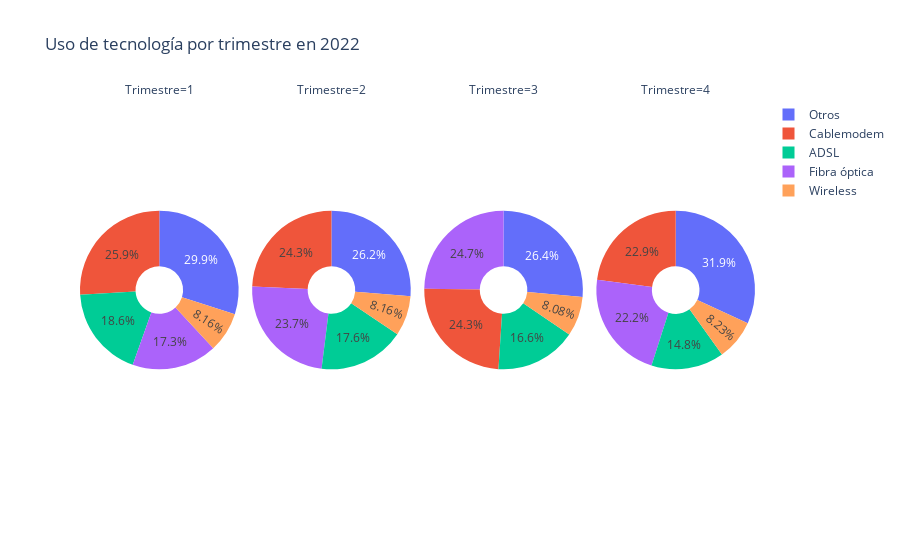

This figure's notebook cell:
### Markdown cell above
# Uso de tecnología por trimestre en 2022

### Code cell
# Filtrar el Dataframe para el año 2022
df_2022 = df5[df5['Año'] == 2022]

# Crear un dataframe de larga forma para el gráfico
df_long = df_2022.melt(id_vars=['Trimestre'], value_vars=['ADSL', 'Cablemodem', 'Fibra óptica', 'Wireless', 'Otros'], var_name='Tecnología', value_name='Uso')

# Cambiar el tipo de datos de la columna 'Trimestre' a numérico
df_long['Trimestre'] = pd.to_numeric(df_long['Trimestre'])

# Ordenar el dataframe por 'Trimestre' en orden descendente
df_long = df_long.sort_values('Trimestre', ascending=True)

# Crear gráficos de pastel separados para cada trimestre
fig = px.pie(df_long, names='Tecnología', values='Uso', title="Uso de tecnología por trimestre en 2022", facet_col="Trimestre", hole=0.3)

# Mostrar el gráfico
fig.show()

### Figure 1 — Plotly figure (JSON) as saved in the notebook; plotly's stock layout.template omitted (floating-point values rounded to 4 significant figures)
{"data": [{"domain": {"x": [0, 0.235], "y": [0, 1]}, "hole": 0.3, "hovertemplate": "Trimestre=1<br>Tecnología=%{label}<br>Uso=%{value}<extra></extra>", "labels": ["Otros", "Wireless", "Wireless", "Wireless", "Wireless", "Wireless", "Wireless", "Wireless", "Wireless", "Wireless", "Wireless", "Wireless", "Wireless", "Fibra óptica", "Cablemodem", "Cablemodem", "Cablemodem", "Cablemodem", "Wireless", "Cablemodem", "Wireless", "Wireless", "ADSL", "ADSL", "ADSL", "ADSL", "ADSL", "ADSL", "ADSL", "ADSL", "ADSL", "Wireless", "Wireless", "Wireless", "Wireless", "Wireless", "Wireless", "Wireless", "Wireless", "Wireless", "Cablemodem", "Cablemodem", "Cablemodem", "Fibra óptica", "Fibra óptica", "Fibra óptica", "Fibra óptica", "Fibra óptica", "Fibra óptica", "Fibra óptica", "Fibra óptica", "Fibra óptica", "Fibra óptica", "Fibra óptica", "Fibra óptica", "Fibra óptica", "Fibra óptica", "Fibra óptica", "Fibra óptica", "Fibra óptica", "Fibra óptica", "Fibra óptica", "Fibra óptica", "Fibra óptica", "Cablemodem", "Cablemodem", "Cablemodem", "Cablemodem", "Cablemodem", "Cablemodem", "Cablemodem", "Cablemodem", "ADSL", "Cablemodem", "Cablemodem", "Cablemodem", "Cablemodem", "Cablemodem", "Cablemodem", "Cablemodem", "Otros", "Fibra óptica", "Cablemodem", "ADSL", "Fibra óptica", "ADSL", "Otros", "Otros", "Otros", "Otros", "Otros", "Otros", "Otros", "Otros", "Otros", "Otros", "Otros", "Otros", "ADSL", "ADSL", "Otros", "Otros", "Otros", "Otros", "Otros", "ADSL", "ADSL", "ADSL", "ADSL", "ADSL", "ADSL", "ADSL", "ADSL", "ADSL", "Otros", "Otros", "Otros", "ADSL", "Otros", "Otros"], "legendgroup": "", "name": "", "showlegend": true, "type": "pie", "values": [487, 6, 20, 5, 17, 26, 7, 61, 31, 8, 1, 6, 126, 416, 3, 1, 16, 65, 27, 67, 8, 17, 39, 45, 34, 8, 11, 213, 18, 13, 93, 4, 124, 6, 45, 4, 72, 21, 6, 23, 502, 79, 139, 236, 11, 23, 5, 26, 22, 10, 123, 25, 24, 38, 41, 11, 31, 11, 147, 1, 9, 37, 29, 62, 16, 61, 59, 59, 74, 92, 73, 45, 28, 99, 11, 23, 445, 88, 39, 62, 340, 1, 14, 39, 86, 9, 1, 31, 1, 4, 202, 13, 8, 5, 21, 2, 2, 67, 392, 49, 10, 745, 30, 7, 18, 8, 21, 67, 40, 196, 44, 16, 14, 102, 3, 21, 405, 32, 29, 8]}, {"domain": {"x": [0.255, 0.49], "y": [0, 1]}, "hole": 0.3, "hovertemplate": "Trimestre=2<br>Tecnología=%{label}<br>Uso=%{value}<extra></extra>", "labels": ["Wireless", "Wireless", "Wireless", "Wireless", "Wireless", "Wireless", "Wireless", "Wireless", "Wireless", "Wireless", "Wireless", "Wireless", "Wireless", "Otros", "Wireless", "Wireless", "Wireless", "Otros", "Otros", "Otros", "Otros", "Otros", "Otros", "Otros", "Otros", "Wireless", "Wireless", "Wireless", "Fibra óptica", "Wireless", "Fibra óptica", "Fibra óptica", "Fibra óptica", "Fibra óptica", "Fibra óptica", "Fibra óptica", "Fibra óptica", "Fibra óptica", "Fibra óptica", "Fibra óptica", "Fibra óptica", "Fibra óptica", "Otros", "Fibra óptica", "Fibra óptica", "Fibra óptica", "Fibra óptica", "Fibra óptica", "Fibra óptica", "Fibra óptica", "Fibra óptica", "Fibra óptica", "Fibra óptica", "Fibra óptica", "Otros", "Wireless", "Wireless", "Wireless", "Otros", "Otros", "Otros", "Cablemodem", "Cablemodem", "Otros", "ADSL", "ADSL", "ADSL", "ADSL", "ADSL", "ADSL", "ADSL", "ADSL", "ADSL", "ADSL", "ADSL", "ADSL", "ADSL", "ADSL", "ADSL", "ADSL", "ADSL", "ADSL", "ADSL", "ADSL", "ADSL", "ADSL", "ADSL", "ADSL", "Cablemodem", "Cablemodem", "Wireless", "Cablemodem", "Cablemodem", "Cablemodem", "Cablemodem", "Cablemodem", "Cablemodem", "Cablemodem", "Cablemodem", "Cablemodem", "Cablemodem", "Cablemodem", "Cablemodem", "Cablemodem", "Otros", "Otros", "Otros", "Otros", "Otros", "Otros", "Otros", "Otros", "Otros", "Cablemodem", "Cablemodem", "Cablemodem", "Cablemodem", "Cablemodem", "Cablemodem", "Cablemodem"], "legendgroup": "", "name": "", "showlegend": true, "type": "pie", "values": [10, 17, 27, 11, 27, 20, 4, 17, 26, 22, 7, 6, 71, 579, 43, 7, 125, 651, 3, 20, 15, 7, 19, 1, 8, 61, 4, 30, 19, 1, 149, 403, 12, 190, 11, 248, 12, 47, 41, 29, 34, 136, 2, 23, 34, 10, 36, 18, 309, 10, 42, 42, 122, 1, 487, 127, 6, 8, 31, 8, 2, 1, 3, 1, 351, 145, 12, 30, 45, 179, 38, 64, 15, 20, 8, 8, 38, 37, 30, 36, 43, 39, 7, 10, 198, 17, 13, 86, 9, 61, 4, 468, 78, 89, 75, 47, 96, 20, 29, 24, 69, 80, 40, 15, 71, 32, 2, 2, 9, 10, 5, 13, 212, 53, 59, 428, 131, 25, 54, 76]}, {"domain": {"x": [0.51, 0.745], "y": [0, 1]}, "hole": 0.3, "hovertemplate": "Trimestre=3<br>Tecnología=%{label}<br>Uso=%{value}<extra></extra>", "labels": ["Otros", "Otros", "Otros", "Otros", "Otros", "Otros", "Otros", "Otros", "Otros", "Otros", "Otros", "Otros", "Otros", "Otros", "Otros", "Otros", "Otros", "Otros", "Otros", "Otros", "Otros", "Otros", "Otros", "Wireless", "Wireless", "Wireless", "Wireless", "Wireless", "Wireless", "Wireless", "Wireless", "Wireless", "Wireless", "Wireless", "Wireless", "Wireless", "Wireless", "Wireless", "Wireless", "Wireless", "Otros", "Wireless", "Wireless", "Wireless", "Wireless", "Wireless", "Wireless", "Wireless", "Fibra óptica", "ADSL", "ADSL", "ADSL", "ADSL", "ADSL", "ADSL", "ADSL", "ADSL", "ADSL", "Cablemodem", "ADSL", "ADSL", "ADSL", "ADSL", "ADSL", "ADSL", "ADSL", "ADSL", "ADSL", "ADSL", "ADSL", "ADSL", "ADSL", "Cablemodem", "Cablemodem", "Cablemodem", "Cablemodem", "Cablemodem", "Cablemodem", "Cablemodem", "Cablemodem", "Cablemodem", "Cablemodem", "Cablemodem", "Cablemodem", "Cablemodem", "Cablemodem", "Cablemodem", "Cablemodem", "Cablemodem", "Cablemodem", "Cablemodem", "Cablemodem", "ADSL", "Cablemodem", "Fibra óptica", "Fibra óptica", "Cablemodem", "Fibra óptica", "Fibra óptica", "Fibra óptica", "Fibra óptica", "Fibra óptica", "Fibra óptica", "Fibra óptica", "Fibra óptica", "Fibra óptica", "Fibra óptica", "ADSL", "Fibra óptica", "Fibra óptica", "Fibra óptica", "Fibra óptica", "Fibra óptica", "Fibra óptica", "Cablemodem", "Fibra óptica", "Fibra óptica", "Fibra óptica", "Fibra óptica", "Fibra óptica"], "legendgroup": "", "name": "", "showlegend": true, "type": "pie", "values": [3, 651, 32, 2, 2, 9, 10, 5, 13, 212, 20, 2, 70, 3, 8, 1, 19, 7, 8, 15, 582, 4, 31, 1, 4, 6, 127, 30, 7, 26, 17, 4, 20, 6, 28, 11, 27, 17, 10, 22, 519, 71, 4, 43, 7, 125, 8, 61, 162, 7, 10, 7, 39, 40, 36, 29, 36, 38, 1, 8, 19, 14, 60, 37, 164, 45, 27, 10, 141, 184, 340, 15, 19, 72, 465, 77, 133, 26, 53, 60, 54, 79, 89, 76, 48, 97, 23, 29, 24, 426, 81, 40, 13, 3, 1, 129, 62, 403, 13, 215, 11, 248, 12, 50, 41, 29, 39, 78, 20, 143, 46, 45, 10, 339, 10, 37, 11, 40, 24, 19]}, {"domain": {"x": [0.765, 1.0], "y": [0, 1]}, "hole": 0.3, "hovertemplate": "Trimestre=4<br>Tecnología=%{label}<br>Uso=%{value}<extra></extra>", "labels": ["Cablemodem", "Cablemodem", "Cablemodem", "Cablemodem", "Cablemodem", "Cablemodem", "Cablemodem", "Cablemodem", "Cablemodem", "Cablemodem", "Cablemodem", "Cablemodem", "Cablemodem", "Cablemodem", "Cablemodem", "Cablemodem", "Cablemodem", "Cablemodem", "Cablemodem", "Cablemodem", "Cablemodem", "Wireless", "ADSL", "ADSL", "ADSL", "ADSL", "ADSL", "ADSL", "ADSL", "ADSL", "ADSL", "ADSL", "ADSL", "Cablemodem", "ADSL", "ADSL", "ADSL", "ADSL", "ADSL", "ADSL", "ADSL", "ADSL", "ADSL", "ADSL", "ADSL", "ADSL", "Cablemodem", "Otros", "Otros", "Wireless", "Wireless", "Wireless", "Wireless", "Fibra óptica", "Fibra óptica", "Wireless", "Fibra óptica", "Fibra óptica", "Fibra óptica", "Fibra óptica", "Fibra óptica", "Fibra óptica", "Fibra óptica", "Fibra óptica", "Fibra óptica", "Wireless", "Wireless", "Wireless", "Wireless", "Wireless", "Wireless", "Wireless", "Wireless", "Wireless", "Wireless", "Wireless", "Wireless", "Wireless", "Wireless", "Wireless", "Wireless", "Wireless", "Fibra óptica", "Fibra óptica", "Fibra óptica", "Otros", "Otros", "Otros", "Otros", "Otros", "Otros", "Otros", "Otros", "Otros", "Otros", "Otros", "Otros", "Otros", "Otros", "Otros", "Otros", "Otros", "Otros", "Fibra óptica", "Fibra óptica", "Fibra óptica", "Fibra óptica", "Fibra óptica", "Fibra óptica", "Fibra óptica", "Fibra óptica", "Fibra óptica", "Fibra óptica", "Cablemodem", "Wireless", "Otros", "Otros", "Otros", "Otros", "ADSL"], "legendgroup": "", "name": "", "showlegend": true, "type": "pie", "values": [412, 24, 43, 23, 97, 48, 73, 87, 78, 52, 61, 17, 136, 457, 74, 61, 11, 1, 3, 54, 80, 5, 69, 139, 9, 25, 45, 152, 34, 56, 14, 18, 8, 81, 6, 33, 29, 34, 37, 39, 6, 10, 164, 14, 13, 38, 41, 72, 651, 44, 7, 157, 4, 169, 405, 4, 15, 12, 3, 12, 53, 44, 32, 249, 47, 82, 12, 1, 8, 31, 62, 9, 26, 22, 18, 20, 6, 28, 11, 24, 16, 4, 147, 19, 25, 227, 1, 1, 32, 2, 8, 13, 4, 7, 8, 511, 662, 19, 3, 19, 5, 11, 9, 43, 13, 41, 27, 367, 10, 47, 47, 139, 1, 21, 130, 32, 2, 3, 527, 326]}], "layout": {"annotations": [{"font": {}, "showarrow": false, "text": "Trimestre=1", "x": 0.1175, "xanchor": "center", "xref": "paper", "y": 1, "yanchor": "bottom", "yref": "paper"}, {"font": {}, "showarrow": false, "text": "Trimestre=2", "x": 0.3725, "xanchor": "center", "xref": "paper", "y": 1, "yanchor": "bottom", "yref": "paper"}, {"font": {}, "showarrow": false, "text": "Trimestre=3", "x": 0.6275, "xanchor": "center", "xref": "paper", "y": 1, "yanchor": "bottom", "yref": "paper"}, {"font": {}, "showarrow": false, "text": "Trimestre=4", "x": 0.8825, "xanchor": "center", "xref": "paper", "y": 1, "yanchor": "bottom", "yref": "paper"}], "legend": {"tracegroupgap": 0}, "title": {"text": "Uso de tecnología por trimestre en 2022"}}}
